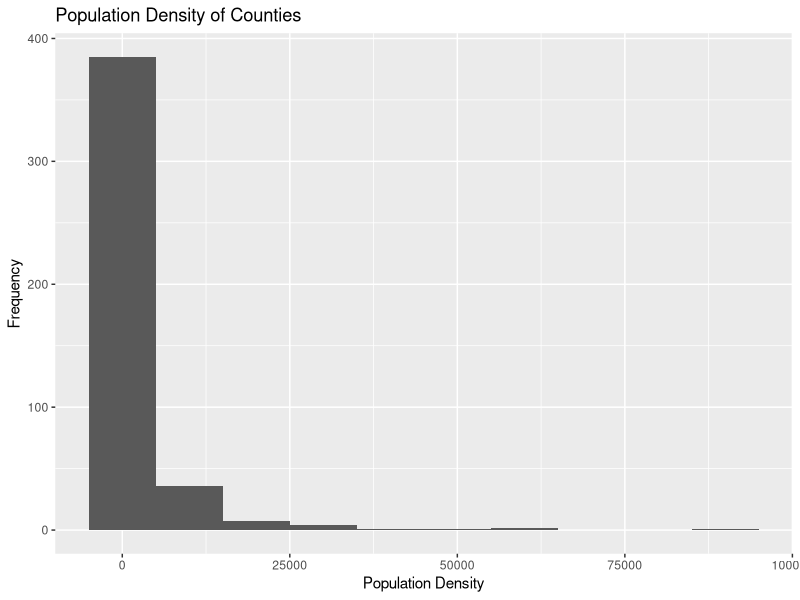
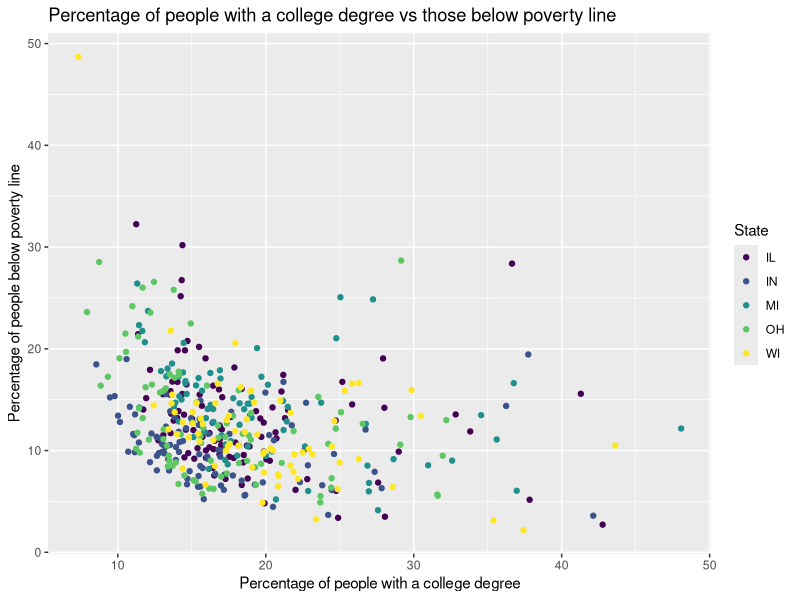
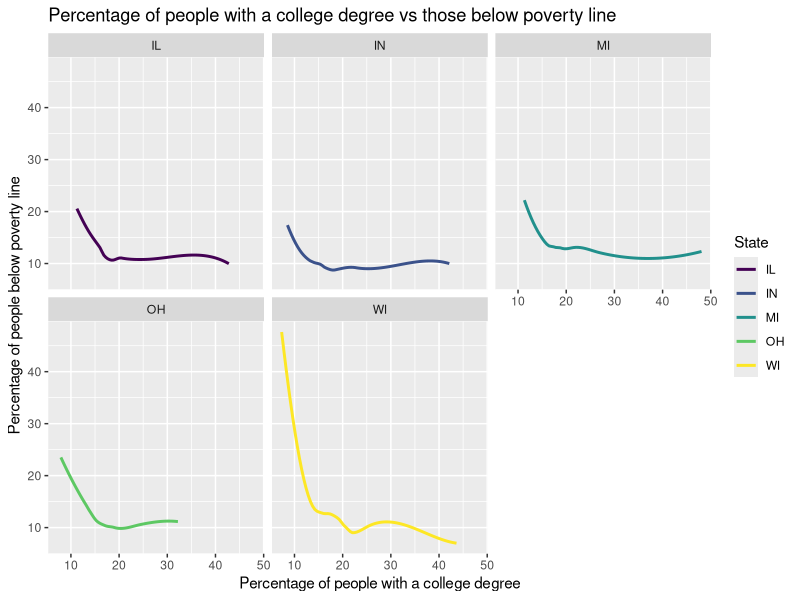

These charts were generated, in order, by the following R code:
## ---- chunk 1
#| label: load-packages
#| message: false

library(tidyverse)
library(viridis)
## ---- chunk 2
#| label: Exercise-1-histogram

ggplot(midwest,
       aes(x = popdensity)) +
  geom_histogram(binwidth = 10000) +
  labs(
    x = "Population Density",
    y = "Frequency",
    title = "Population Density of Counties"
  )
## ---- chunk 3
#| label: Exercise-2-scatterplot

ggplot(midwest,
       aes(x = percollege, y = percbelowpoverty, color = state)) +
  geom_point() +
  labs(
    x = "Percentage of people with a college degree",
    y = "Percentage of people below poverty line",
    title = "Percentage of people with a college degree vs those below poverty line",
    color = "State"
  ) +
  scale_color_viridis_d()
## ---- chunk 4
#| label: Exercise-4-curve

ggplot(midwest,
       aes(x = percollege, y = percbelowpoverty, color = state)) +
  geom_smooth(se = FALSE) +
  facet_wrap(~ state) +
  labs(
    x = "Percentage of people with a college degree",
    y = "Percentage of people below poverty line",
    title = "Percentage of people with a college degree vs those below poverty line",
    color = "State"
  ) +
  scale_color_viridis_d()
